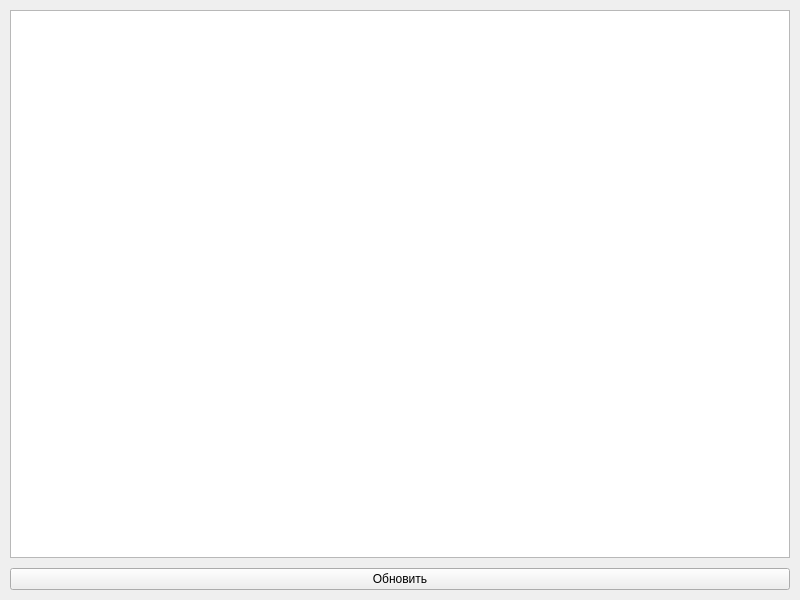
<?xml version="1.0" encoding="UTF-8"?>
<ui version="4.0">
 <class>MainWindow</class>
 <widget class="QMainWindow" name="MainWindow">
  <property name="geometry">
   <rect>
    <x>0</x>
    <y>0</y>
    <width>800</width>
    <height>600</height>
   </rect>
  </property>
  <property name="windowTitle">
   <string>Эспрессо</string>
  </property>
  <widget class="QWidget" name="centralwidget">
   <layout class="QGridLayout" name="gridLayout">
    <property name="leftMargin">
     <number>10</number>
    </property>
    <property name="topMargin">
     <number>10</number>
    </property>
    <property name="rightMargin">
     <number>10</number>
    </property>
    <property name="bottomMargin">
     <number>10</number>
    </property>
    <property name="spacing">
     <number>10</number>
    </property>
    <item row="0" column="0">
     <widget class="QTableWidget" name="tableWidget"/>
    </item>
    <item row="1" column="0">
     <widget class="QPushButton" name="pushButton">
      <property name="text">
       <string>Обновить</string>
      </property>
     </widget>
    </item>
   </layout>
  </widget>
  <action name="action_exit">
   <property name="text">
    <string>Выход</string>
   </property>
  </action>
 </widget>
 <resources/>
 <connections/>
</ui>
